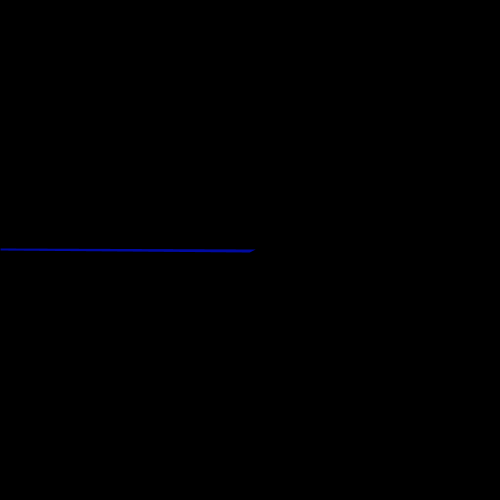
Frame 1 (no input)
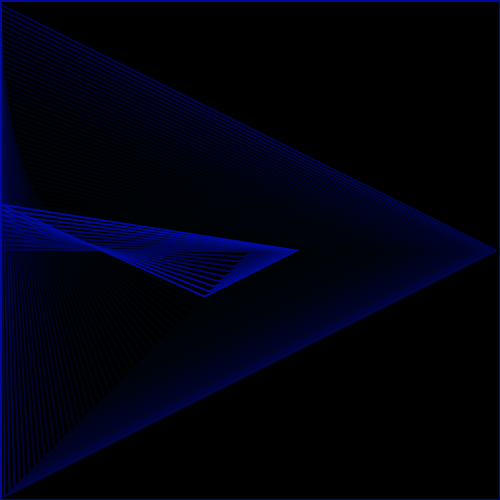
Frame 60 (the mouse pressed at the canvas centre just before this capture)
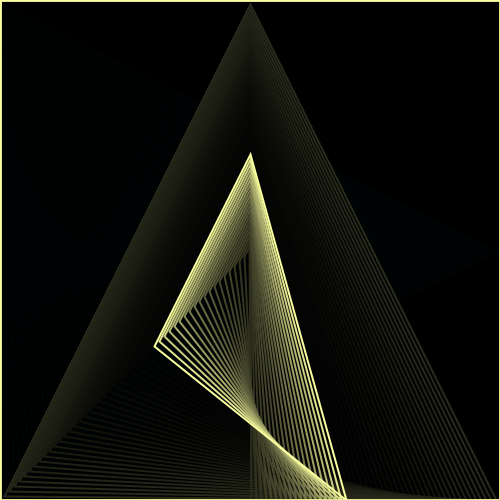
Frame 120 (the mouse held since frame 60 and released just before this capture)

The Processing sketch that drew these frames (run headless with seeded random() and noise(); from frame 60 on, the mouse is pressed at the canvas centre):

// Processing sketch: processing_72460
// ── processing_72460.pde

float a=1;

void setup()
{
  size(500, 500);
  noFill();
  background(0);
  strokeWeight(2);
}
 
void draw()

 {
        fill(0, 0, 0, (random(1,40)));
        rect(0, 0, 500, 500);
        noFill();
        stroke(mouseX, mouseY+10, 160);
        triangle(mouseX, 250-a, 250-a, 250+a, 250+a, 250+mouseY);
        a=a+5;
        if (a>250)
        {
          a=1; 
        }
      }
   
